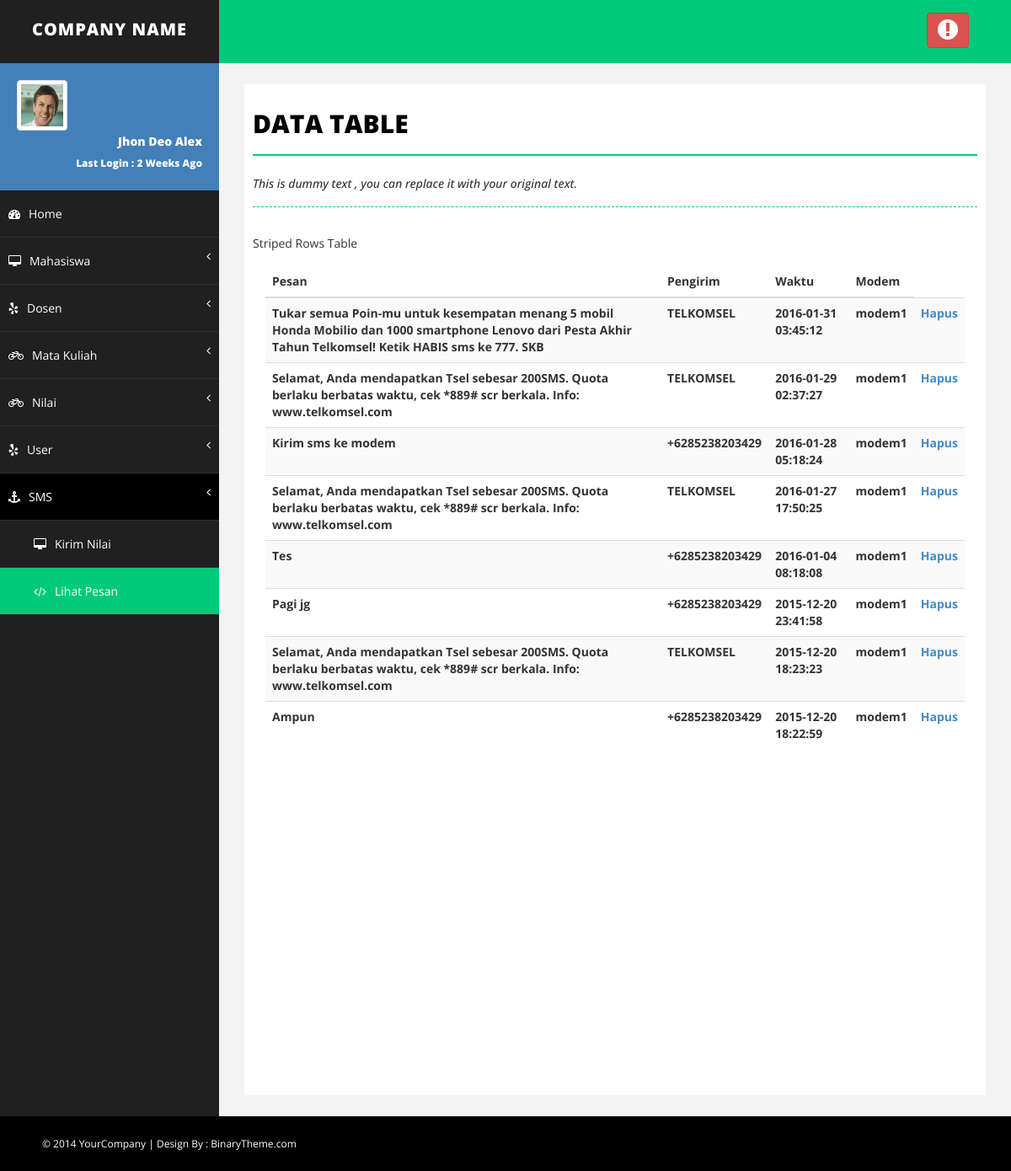
/lihat_pesan.php (signed in), run on the app's committed database.
### tables this page shows
CREATE TABLE IF NOT EXISTS `inbox` (
  `UpdatedInDB` timestamp NOT NULL DEFAULT CURRENT_TIMESTAMP ON UPDATE CURRENT_TIMESTAMP,
  `ReceivingDateTime` timestamp NOT NULL DEFAULT '0000-00-00 00:00:00',
  `Text` text NOT NULL,
  `SenderNumber` varchar(20) NOT NULL DEFAULT '',
  `Coding` enum('Default_No_Compression','Unicode_No_Compression','8bit','Default_Compression','Unicode_Compression') NOT NULL DEFAULT 'Default_No_Compression',
  `UDH` text NOT NULL,
  `SMSCNumber` varchar(20) NOT NULL DEFAULT '',
  `Class` int(11) NOT NULL DEFAULT '-1',
  `TextDecoded` text NOT NULL,
  `ID` int(10) unsigned NOT NULL AUTO_INCREMENT,
  `RecipientID` text NOT NULL,
  `Processed` enum('false','true') NOT NULL DEFAULT 'false',
  PRIMARY KEY (`ID`)
);

### lihat_pesan.php (the view, shortened to what this page needs)
<?php
if($_SESSION['admin']!=""){
?>
<!DOCTYPE html>
<html xmlns="http://www.w3.org/1999/xhtml">
<head>
    <link href="assets/css/bootstrap.css" rel="stylesheet" />
    <link href="assets/css/font-awesome.css" rel="stylesheet" />
    <link href="assets/css/basic.css" rel="stylesheet" />
    <link href="assets/css/custom.css" rel="stylesheet" />
</head>
<body>
    <div id="wrapper">
        <nav class="navbar navbar-default navbar-cls-top " role="navigation" style="margin-bottom: 0">
            <div class="navbar-header">
                <a class="navbar-brand" href="index.html">COMPANY NAME</a>
            </div>
            <div class="header-right">
                <a href="logout.php" class="btn btn-danger" title="Logout"><i class="fa fa-exclamation-circle fa-2x"></i></a>
            </div>
        </nav>
        <nav class="navbar-default navbar-side" role="navigation">
            <div class="sidebar-collapse">
                <ul class="nav" id="main-menu">
                    <li>
                        <div class="user-img-div">
                            <img src="assets/img/user.png" class="img-thumbnail" />
                            <div class="inner-text">
                                Jhon Deo Alex
                            <br />
                                <small>Last Login : 2 Weeks Ago </small>
                            </div>
                        </div>
                    </li>
                    <li>
                        <a href="index.php"><i class="fa fa-dashboard "></i>Home</a>
                    </li>
                    <li>
                        <a href="#"><i class="fa fa-desktop "></i>Mahasiswa <span class="fa arrow"></span></a>
                    </li>
                     <li>
                        <a href="#"><i class="fa fa-yelp "></i>Dosen <span class="fa arrow"></span></a>
                    </li>
					<li>
                        <a href="#"><i class="fa fa-bicycle "></i>Mata Kuliah <span class="fa arrow"></span></a>
                    </li>
					<li>
                        <a href="#"><i class="fa fa-bicycle "></i>Nilai <span class="fa arrow"></span></a>
                    </li>
					<li>
                    <a href="#"><i class="fa fa-yelp "></i>User <span class="fa arrow"></span></a>
                    </li>
					<li>
                    <a class="active-menu-top" href="#.php"><i class="fa fa-anchor "></i>SMS<span class="fa arrow"></span></a>
						<ul class="nav nav-second-level collapse in">
                             <li>
                                <a href="kirim_nilai.php"><i class="fa fa-desktop "></i>Kirim Nilai </a>
                            </li>
                             <li>
                                <a class="active-menu" href="lihat_pesan.php"><i class="fa fa-code "></i>Lihat Pesan </a>
                            </li>
                        </ul>
					</li>
                </ul>
            </div>
        </nav>
        <div id="page-wrapper">
            <div id="page-inner">
                <div class="row">
                    <div class="col-md-12">
                        <h1 class="page-head-line">Data Table</h1>
                        <h1 class="page-subhead-line">This is dummy text , you can replace it with your original text. </h1>
                    </div>
                </div>
                            Striped Rows Table
                            <div class="panel-body">
                            <div class="table-responsive">
                                <table class="table table-striped">
                                    <thead>
                                        <tr>
                                            <th>Pesan</th>
                                            <th>Pengirim</th>
                                            <th>Waktu</th>
											<th>Modem</th>
                                        </tr>
                                    </thead>
									<?php
									$tampil=mysql_query("SELECT * FROM inbox ORDER BY ID DESC");
									while ($r=mysql_fetch_array($tampil)){
										echo "<tr>
										<th>$r[TextDecoded]</th>
                                        <th>$r[SenderNumber]</th>
                                        <th>$r[ReceivingDateTime]</th>
										<th>$r[RecipientID]</th>
										<th><a href='delete_pesan?id=$r[ID]' onClick=\"return confirm('Apakah Anda yakin Menghapus Pesan dari $r[SenderNumber]?');\">Hapus</a></th>
										</tr>";
									}
									?>
                                </table>
                            </div>
                        </div>
                    </div>
            </div>
        </div>
    <div id="footer-sec">
        &copy; 2014 YourCompany | Design By : <a href="http://www.binarytheme.com/" target="_blank">BinaryTheme.com</a>
    </div>
</body>
</html>
<?php
	}else{
		header("location: login.php");
	}
?>

### assets/css/basic.css (style rules this page uses)
body { font-family: 'Open Sans', sans-serif; line-height:25px; }
#wrapper { width: 100%; background: #202020; }
#page-wrapper { padding: 15px 15px; min-height: 600px; background: #F3F3F3; }
#page-inner { width: 100%; margin: 10px 20px 10px 0px; background-color: #fff!important; padding: 10px; min-height: 1200px; }
.page-head-line { font-size: 30px; text-transform: uppercase; color: #000; font-weight: 800; padding-bottom: 20px; border-bottom: 2px solid #00CA79; margin-bottom: 10px; }
.page-subhead-line { font-size: 14px; padding-top: 5px; padding-bottom: 20px; font-style:italic; margin-bottom:30px; border-bottom:1px dashed #00CA79; }
.navbar-cls-top .navbar-brand { color: #fff; background: #202020; width: 260px; text-align: center; height: 75px; font-size: 20px; letter-spacing: 1px; font-weight: 900; padding-top: 25px; text-transform:uppercase; }
.header-right { color: #fff; padding: 15px 50px 5px 50px; float: right; font-size: 16px; }
.user-img-div { min-height: 140px; padding: 20px; background-color: #4380B8; }
.user-img-div img { max-height: 60px; }
.user-img-div .inner-text { text-align: right; position: relative; color: #fff; font-weight: 800; line-height: 25px; }
.active-menu { background-color: #00CA79!important; }
.active-menu-top { background-color: #000!important; }
.arrow { float: right; }
.fa.arrow:before { content: "\f104"; }
.nav-second-level li, .nav-third-level li { border-bottom: none !important; }
.nav-second-level li a { padding-left: 37px; }
.sidebar-collapse, .sidebar-collapse .nav { background: none; }
.sidebar-collapse .nav { padding: 0; }
.sidebar-collapse .nav > li > a { color: #fff; background: #202020; text-shadow: none; padding: 15px 40px; border-bottom: 1px solid #2F2E31; }
.sidebar-collapse > .nav > li > a { padding: 15px 10px; }
.nav-second-level > li:last-child > a:after, .nav-third-level > li:last-child > a:after { height: 50%; }
.navbar-side { border: none; background-color: #202020; }
.navbar-cls-top { background: #00CA79; border-bottom: none; }
.navbar-default { border: 0px solid black; }
.navbar-header { background: #000000; }
.nav > li > a > i { margin-right: 10px; }
#footer-sec { background-color:#000; padding:20px 50px; color:#fff; font-size:12px; }
#footer-sec a { color:#fff; }
@media (min-width:768px) { #page-wrapper { margin: 0 0 0 260px; padding: 15px 30px; min-height: 1200px; } }
@media (min-width:768px) { .navbar-side { z-index: 1; position: absolute; width: 260px; } }
@media (min-width:768px) { .navbar { border-radius: 0px; } }

### data on the page
inbox: TextDecoded "Tukar semua Poin-mu untuk kesempatan menang 5 mobil Honda Mobilio dan 1000 smartphone Lenovo dari Pesta Akhir Tahun Telkomsel! Ketik HABIS sms ke 777. SKB", SenderNumber "TELKOMSEL", ReceivingDateTime "2016-01-31 03:45:12", RecipientID "modem1"
inbox: TextDecoded "Selamat, Anda mendapatkan Tsel sebesar 200SMS. Quota berlaku berbatas waktu, cek *889# scr berkala. Info: www.telkomsel.com", SenderNumber "TELKOMSEL", ReceivingDateTime "2016-01-29 02:37:27", RecipientID "modem1"
inbox: TextDecoded "Kirim sms ke modem", SenderNumber "+6285238203429", ReceivingDateTime "2016-01-28 05:18:24", RecipientID "modem1"
inbox: TextDecoded "Selamat, Anda mendapatkan Tsel sebesar 200SMS. Quota berlaku berbatas waktu, cek *889# scr berkala. Info: www.telkomsel.com", SenderNumber "TELKOMSEL", ReceivingDateTime "2016-01-27 17:50:25", RecipientID "modem1"
inbox: TextDecoded "Tes", SenderNumber "+6285238203429", ReceivingDateTime "2016-01-04 08:18:08", RecipientID "modem1"
inbox: TextDecoded "Pagi jg", SenderNumber "+6285238203429", ReceivingDateTime "2015-12-20 23:41:58", RecipientID "modem1"
inbox: TextDecoded "Selamat, Anda mendapatkan Tsel sebesar 200SMS. Quota berlaku berbatas waktu, cek *889# scr berkala. Info: www.telkomsel.com", SenderNumber "TELKOMSEL", ReceivingDateTime "2015-12-20 18:23:23", RecipientID "modem1"
inbox: TextDecoded "Ampun", SenderNumber "+6285238203429", ReceivingDateTime "2015-12-20 18:22:59", RecipientID "modem1"
